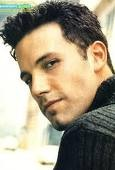
#> input picture Resources/Faces/train/Ben Afflek/1.jpg, 115 x 170 px, given in place of dog.mp4, which was not available
$ jupyter execute --allow-errors learning_opencv.ipynb   (text cells are left out)
#> lines starting #> are read from the running program, lines starting #| are printed output that depends on the picture; pictures that were not available may be replaced by others from this repository, and a replacement may not be noted
[cell 1]
import cv2 as cv
import numpy as np
import matplotlib.pyplot as plt

[cell 2]
# images

img = cv.imread('Resources\Photos\cat_large.jpg')
# cv.imread(name of the  window/frame, variable name)
if img is None:
    print("Error: Image not found")
else:
    cv.imshow('Image', img)
    cv.waitKey(0)
    # waitkey is a keyboard binding function which waits for a specific delay (time in miliseconds) for a key to be pressed ... if you pass 0 it waits for an infinite amount of time for a keybooard key to be pressed
        # Close the window
    cv.destroyAllWindows()

[cell 3]
# for videos

capture = cv.VideoCapture(r"Resources\Videos\dog.mp4")

# this method takes an integer like 0,1,2 (if you have a webcam) or a video path
# the capture variable is an instance of this video capture class

while True:
    # here we grab the video frame by frame by utilising the capture.read() method
    IsTrue, frame = capture.read()
#> frame is the input picture: shape (170, 115, 3); mean B, G, R 130.9, 151.7, 161.1
    # reads the video frame by frame and a boolean which says that whether it was successfully read or not
    cv.imshow('Video', frame)
    # display each frame by this cv.imshow('Video', frame) code
    # to break out of this loop
    if cv.waitKey(20) & 0xFF==ord('q'): # this basically says that if q is presses then stop the loop
#> (key q is pressed here)
        break

capture.release()
cv.destroyAllWindows()

# (-215:Assertion faied) this errors occurs when cv could not find any more frames (in case of video ) or could not find any image you provided in the path (in case of image if you provide wrong address)

[cell 4]
# we resize and rescale files to prevent computational strain.

# resizing the image

def rescaleFrame(frame, scale=0.5):
#> called with scale = 0.5
    width = int(frame.shape[1]*scale) # frame.shape[1] is for the width of the image
    height = int(frame.shape[0]*scale) # frame.shape[0] is for the height of the image
    dimensions = (width, height) # just created a tupple so that it is easy to pass the data
    return cv.resize(frame, dimensions, interpolation=cv.INTER_AREA)


img = cv.imread("Resources\Photos\cat_large.jpg")
cv.imshow("image", img)
#> (the rest of this cell did not finish here and is left out)

[cell 5]
def rescaleFrame(frame, scale=0.75):
#> called with scale = 0.2
    width = int(frame.shape[1]*scale) # frame.shape[1] is for the width of the image
#> width = 23
    height = int(frame.shape[0]*scale) # frame.shape[0] is for the height of the image
#> height = 34
    dimensions = (width, height) # just created a tupple so that it is easy to pass the data
#> dimensions = (23, 34)
    return cv.resize(frame, dimensions, interpolation=cv.INTER_AREA)
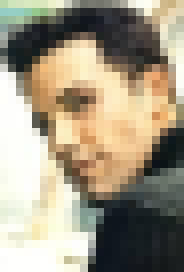
#> returned value: shape (34, 23, 3) (shown 8 times larger); mean of channels 0, 1, 2 130.9, 151.7, 161.1; drawn as B, G, R


capture = cv.VideoCapture("Resources\Videos\dog.mp4")
while True:
    IsTrue, frame = capture.read()
    cv.imshow('Video', frame)
    reshaped_frame = rescaleFrame(frame, scale=.2)
    cv.imshow('reshaped video', reshaped_frame)
    if cv.waitKey(20) & 0xFF==ord('q'):
#> (key q is pressed here)
        break

capture.release()
cv.destroyAllWindows()

[cell 6]
# another method specifically for live videos i.e. video via webcam is capture.set() method... it wont work for images or stand alone videos

def setres(width, height):
    capture.set(3, width)
    capture.set(4, height)

    # 3 and 4 stannds for the properlties of this capture class 3 references the width and 4 references the height

[cell 7]
# basic

import cv2 as cv
import numpy as np
img = cv.imread(r"Resources\Photos\cat.jpg")
cv.imshow("cat", img)
cv.waitKey(0)
cv.destroyAllWindows()  # Ensure all windows are closed properly

[cell 8]
blank = np.zeros((500,500,3), dtype='uint8') # uint8 is data type of an image .... np.zeros((500,500,3), dtype='uint8') .... (width, height, color channel)

cv.imshow("blank", blank)
cv.waitKey(0)
cv.destroyAllWindows()  # Ensure all windows are closed properly

[cell 9]
# 1. paint the image to a certain color

blank[:] = 0,255,0
# blank[:] mean it is refering to all the pixels .... full green image
cv.imshow("green_blank", blank)
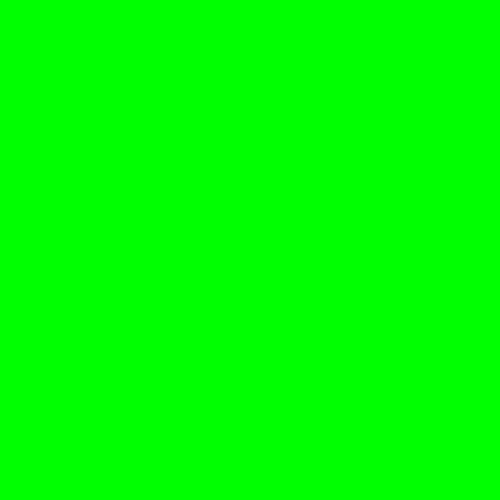
#> window 'green_blank': shape (500, 500, 3); mean B, G, R 0, 255, 0


blank[200:300 , 300:400] = 0,0,255
cv.imshow("partial_green_blank", blank)
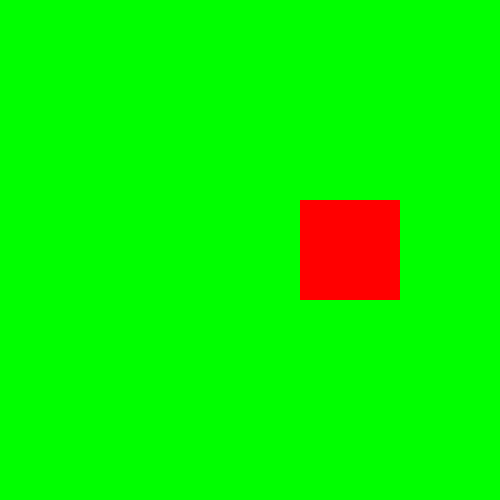
#> window 'partial_green_blank': shape (500, 500, 3); mean B, G, R 0, 244.8, 10.2
cv.waitKey(0)
cv.destroyAllWindows()  # Ensure all windows are closed properly

[cell 10]
# draw a recctangle

# cv.rectangle(image, (start coordinate),(end coordinate), (color), thickness)
cv.rectangle(blank, (0,0),(250,250), (0,255,0), thickness=2)

# if you want to give the position relative to the original image then
# cv.rectangle(blank, (0,0),(blank.shape[1]//2, blank.shape[0]//2), (0,255,0), thickness=cv.FILLED)
# thickness=cv.FILLED means that the rectangle will be fully colored
# (blank.shape[1]//2, blank.shape[0]//2) means that end coordinates will be half of the width and height of the original image
cv.imshow("rectangle", blank)

# draw a circle

# cv.circle(image, center_coordinates, radius, color, thickness)
cv.circle(blank, (blank.shape[1]//2, blank.shape[0]//2), 100, (0,0,255), thickness=3)
cv.imshow("circle", blank)

# draw a line

# cv.line(image, start_coordinates,end_coordinates, color, thickness)
cv.line(blank,(0,0),(blank.shape[1]//2,blank.shape[0]//2), (255,0,0), thickness=2 )
cv.imshow("line",blank)

# write text on an image

# cv.putText(image, text,  start_coordinates,font_face, font_scale, color, thickness)
cv.putText(blank, "hello world", (225,225),cv.FONT_HERSHEY_TRIPLEX, fontScale=1.0, color=(0,255,0), thickness=2)
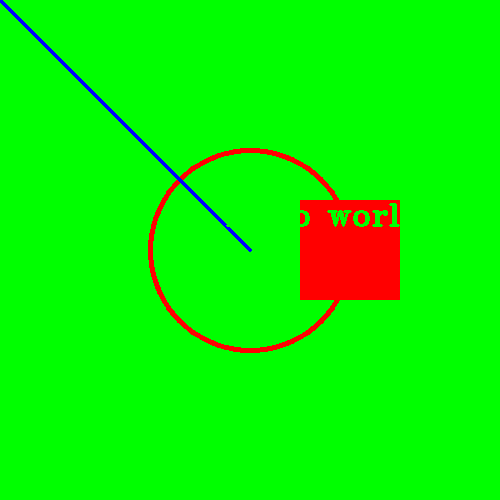
#> blank: shape (500, 500, 3); mean of channels 0, 1, 2 1.3, 241.7, 12.1; drawn as B, G, R
cv.imshow("text on the image", blank)
# if the text is not fitting the frame then we can do it by changing the position of the text


cv.waitKey(0)
cv.destroyAllWindows()  # Ensure all windows are closed properly

$ run again, on Resources/Faces/train/Ben Afflek/10.jpg
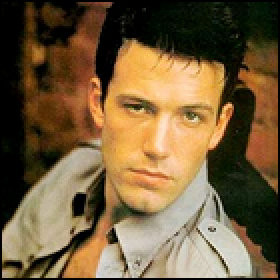
#> input picture Resources/Faces/train/Ben Afflek/10.jpg, 140 x 140 px, given in place of dog.mp4, which was not available (shown 2 times larger)
#> frame is the input picture: shape (140, 140, 3); mean B, G, R 60.5, 93.3, 116
#> in rescaleFrame, `return cv.resize(frame, dimensions, interpolation=cv.INTER_AREA)`:
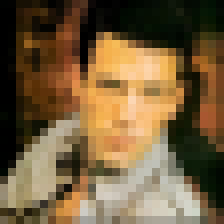
#> returned value: shape (28, 28, 3) (shown 8 times larger); mean of channels 0, 1, 2 60.5, 93.3, 115.9; drawn as B, G, R

$ run again, on Resources/Faces/train/Ben Afflek/11.jpg
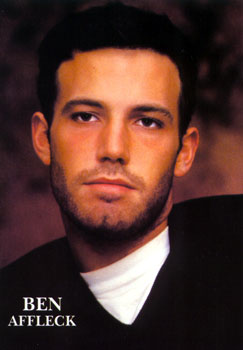
#> input picture Resources/Faces/train/Ben Afflek/11.jpg, 243 x 350 px, given in place of dog.mp4, which was not available
#> frame is the input picture: shape (350, 243, 3); mean B, G, R 44.2, 51.2, 82.6
#> in rescaleFrame, `return cv.resize(frame, dimensions, interpolation=cv.INTER_AREA)`:
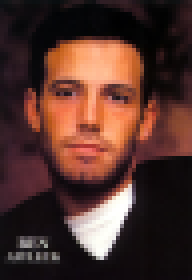
#> returned value: shape (70, 48, 3) (shown 4 times larger); mean of channels 0, 1, 2 44.2, 51.2, 82.6; drawn as B, G, R

$ run again, on Resources/Faces/train/Ben Afflek/12.jpg
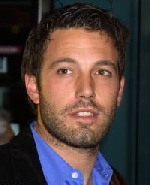
#> input picture Resources/Faces/train/Ben Afflek/12.jpg, 150 x 185 px, given in place of dog.mp4, which was not available
#> frame is the input picture: shape (185, 150, 3); mean B, G, R 60.5, 62.7, 77.8
#> in rescaleFrame, `return cv.resize(frame, dimensions, interpolation=cv.INTER_AREA)`:
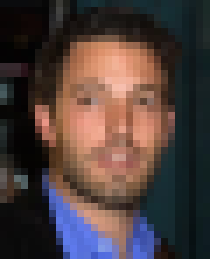
#> returned value: shape (37, 30, 3) (shown 7 times larger); mean of channels 0, 1, 2 60.5, 62.7, 77.8; drawn as B, G, R
